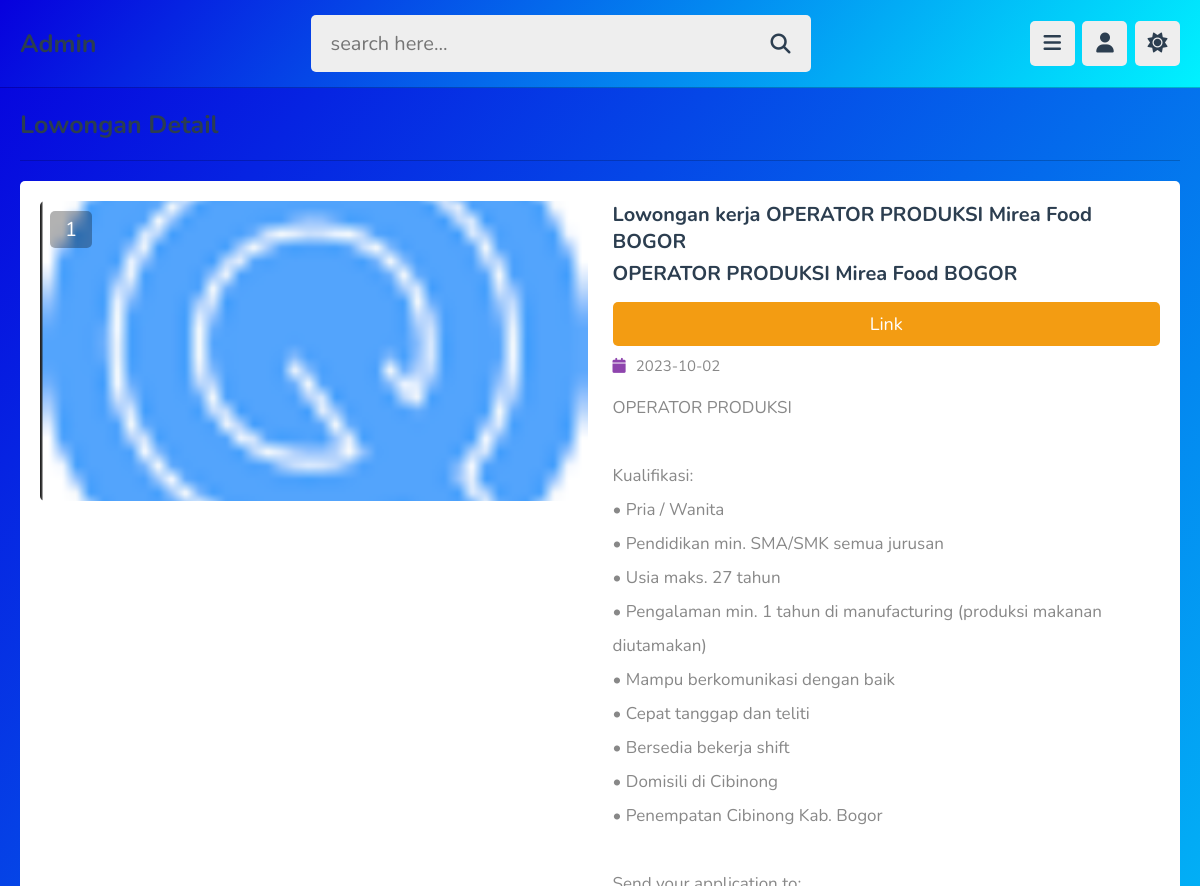
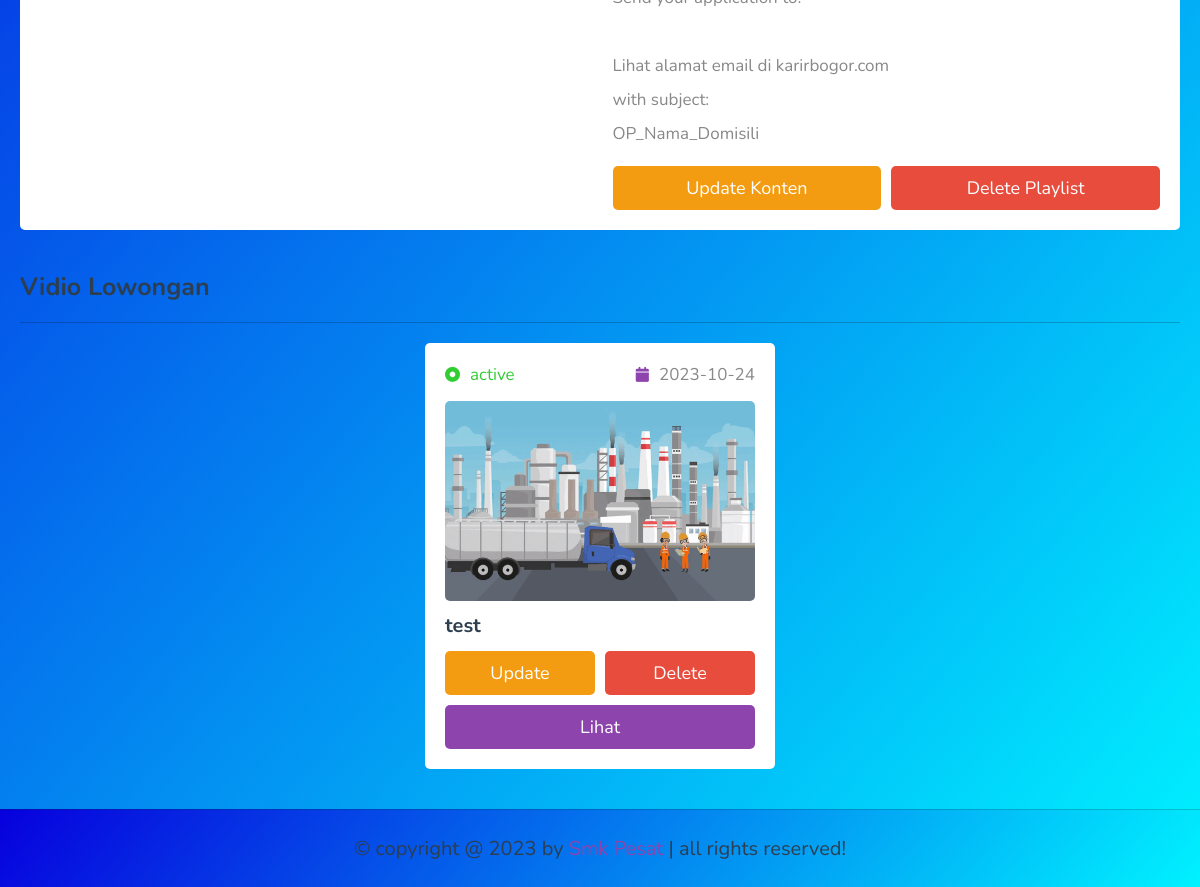
The app's page /admin/view_playlist.php?get_id=Udi66RYjp51KI2E7woQB (signed in) with its own data (2 pictures, top to bottom).
### tables this page shows
CREATE TABLE `playlist` (
  `id` varchar(20) NOT NULL,
  `tutor_id` varchar(20) NOT NULL,
  `title` varchar(100) NOT NULL,
  `link` varchar(255) NOT NULL,
  `tema` varchar(255) NOT NULL,
  `description` varchar(1000) NOT NULL,
  `thumb` varchar(100) NOT NULL,
  `date` date NOT NULL DEFAULT current_timestamp(),
  `status` varchar(20) NOT NULL DEFAULT 'deactive'
);

CREATE TABLE `content` (
  `id` varchar(20) NOT NULL,
  `tutor_id` varchar(20) NOT NULL,
  `playlist_id` varchar(20) NOT NULL,
  `title` varchar(100) NOT NULL,
  `yt` varchar(255) NOT NULL,
  `description` varchar(1000) NOT NULL,
  `video` varchar(100) NOT NULL,
  `thumb` varchar(100) NOT NULL,
  `date` date NOT NULL DEFAULT current_timestamp(),
  `status` varchar(20) NOT NULL DEFAULT 'deactive'
);

### admin/view_playlist.php (the view, shortened to what this page needs)
<?php
include '../components/connect.php';
if(isset($_COOKIE['tutor_id'])){
   $tutor_id = $_COOKIE['tutor_id'];
}else{
   $tutor_id = '';
   header('location:login.php');
}
if(isset($_GET['get_id'])){
   $get_id = $_GET['get_id'];
}else{
   $get_id = '';
   header('location:playlist.php');
}
?>
<!DOCTYPE html>
<html lang="en">
<head>
   <link rel="stylesheet" href="https://cdnjs.cloudflare.com/ajax/libs/font-awesome/6.2.0/css/all.min.css">
   <link rel="stylesheet" href="../css/admin_style.css">
</head>
<body>
<?php include '../components/admin_header.php'; ?>
<section class="playlist-details">
   <h1 class="heading">Lowongan detail</h1>
   <?php
      $select_playlist = $conn->prepare("SELECT * FROM `playlist` WHERE id = ? AND tutor_id = ?");
      $select_playlist->execute([$get_id, $tutor_id]);
      if($select_playlist->rowCount() > 0){
         while($fetch_playlist = $select_playlist->fetch(PDO::FETCH_ASSOC)){
            $playlist_id = $fetch_playlist['id'];
            $count_videos = $conn->prepare("SELECT * FROM `content` WHERE playlist_id = ?");
            $count_videos->execute([$playlist_id]);
            $total_videos = $count_videos->rowCount();
   ?>
   <div class="row">
      <div class="thumb">
         <span><?= $total_videos; ?></span>
         <img src="../uploaded_files/<?= $fetch_playlist['thumb']; ?>" alt="">
      </div>
      <div class="details">
         <h3 class="title"><?= $fetch_playlist['title']; ?></h3>
         <h3 class="title"><?= $fetch_playlist['tema']; ?></h3>
         <h3 class="link"><a href="<?= $fetch_playlist['link']; ?>"><button class="option-btn">Link</button></a></h3>
         <div class="date"><i class="fas fa-calendar"></i><span><?= $fetch_playlist['date']; ?></span></div>
         <div class="description"><?= $fetch_playlist['description']; ?></div>
         <form action="" method="post" class="flex-btn">
            <a href="update_playlist.php?get_id=<?= $playlist_id; ?>" class="option-btn">update konten</a>
            <input type="submit" value="delete playlist" class="delete-btn" onclick="return confirm('hapus konten?');" name="delete">
         </form>
      </div>
   </div>
   <?php
         }
      }else{
         echo '<p class="empty">no playlist found!</p>';
      }
   ?>
</section>
<section class="contents">
   <h1 class="heading">Vidio lowongan </h1>
   <div class="box-container">
   <?php
      $select_videos = $conn->prepare("SELECT * FROM `content` WHERE tutor_id = ? AND playlist_id = ?");
      $select_videos->execute([$tutor_id, $playlist_id]);
      if($select_videos->rowCount() > 0){
         while($fecth_videos = $select_videos->fetch(PDO::FETCH_ASSOC)){
            $video_id = $fecth_videos['id'];
   ?>
      <div class="box">
         <div class="flex">
            <div><i class="fas fa-dot-circle" style="<?php if($fecth_videos['status'] == 'active'){echo 'color:limegreen'; }else{echo 'color:red';} ?>"></i><span style="<?php if($fecth_videos['status'] == 'active'){echo 'color:limegreen'; }else{echo 'color:red';} ?>"><?= $fecth_videos['status']; ?></span></div>
            <div><i class="fas fa-calendar"></i><span><?= $fecth_videos['date']; ?></span></div>
         </div>
         <img src="../uploaded_files/<?= $fecth_videos['thumb']; ?>" class="thumb" alt="">
         <h3 class="title"><?= $fecth_videos['title']; ?></h3>
         <form action="" method="post" class="flex-btn">
            <a href="update_content.php?get_id=<?= $video_id; ?>" class="option-btn">update</a>
            <input type="submit" value="delete" class="delete-btn" onclick="return confirm('hapus vidio?');" name="delete_video">
         </form>
         <a href="view_content.php?get_id=<?= $video_id; ?>" class="btn">Lihat </a>
      </div>
   <?php
         }
      }else{
         echo '<p class="empty">Tidak ada vidio! <a href="add_content.php" class="btn" style="margin-top: 1.5rem;">Tambahkan vidio</a></p>';
      }
   ?>
   </div>
</section>
<?php include '../components/footer.php'; ?>
</body>
</html>

### css/admin_style.css (style rules this page uses)
:root { --main-color:#8e44ad; --red:#e74c3c; --oragen:#f39c12; --white:#fff; --black:#2c3e50; --light-color:#888; --light-bg:#eee; --border:.1rem solid rgba(0,0,0,.2); }
* { font-family: 'Nunito', sans-serif; margin: 0; padding: 0; box-sizing: border-box; outline: none; border: none; text-decoration: none; }
html { font-size: 62.5%; overflow-x: hidden; }
body { background-color: var(--light-bg); padding-left: 30rem; }
section { padding:2rem; max-width: 1200px; margin: 0 auto; }
.btn, .option-btn, .delete-btn, .inline-btn, .inline-option-btn, .inline-delete-btn { border-radius: .5rem; padding: 1rem 3rem; font-size: 1.8rem; color: #fff; margin-top: 1rem; text-transform: capitalize; cursor: pointer; text-align: center; }
.btn, .option-btn, .delete-btn { display: block; width: 100%; }
.btn, .inline-btn { background-color: var(--main-color); }
.option-btn, .inline-option-btn { background-color: var(--oragen); }
.delete-btn, .inline-delete-btn { background-color: var(--red); }
.flex-btn { display:flex; gap: 1rem; }
.heading { padding-bottom: 1.8rem; border-bottom: var(--border); font-size: 2.5rem; color: var(--black); text-transform: capitalize; margin-bottom: 2rem; }
.playlist-details .row { display: flex; gap: 2.5rem; flex-wrap: wrap; align-items: flex-start; background-color: var(--white); border-radius: .5rem; padding: 2rem; }
.playlist-details .row .thumb { flex: 1 1 40rem; height: 30rem; position: relative; }
.playlist-details .row .thumb img { height: 100%; width: 100%; border-radius: .5rem; object-fit: cover; }
.playlist-details .row .thumb span { background-color: rgba(0,0,0,.3); color: #fff; border-radius: .5rem; position: absolute; top: 1rem; left: 1rem; padding: .5rem 1.5rem; font-size: 2rem; }
.playlist-details .row .details { flex: 1 1 40rem; }
.playlist-details .row .details .date { font-size: 1.5rem; margin: 1rem 0; }
.playlist-details .row .details .date i { color: var(--main-color); margin-right: 1rem; }
.playlist-details .row .details .date span { color: var(--light-color); }
.playlist-details .row .details .title { font-size: 2rem; color: var(--black); padding-bottom: .5rem; }
.playlist-details .row .details .description { padding: .5rem 0; font-size: 1.7rem; color: var(--light-color); line-height: 2; white-space: pre-line; }
.contents .box-container { display: grid; grid-template-columns: repeat(auto-fit, 35rem); align-items: flex-start; justify-content: center; gap: 1.5rem; }
.contents .box-container .box { border-radius: .5rem; background-color: var(--white); padding: 2rem; overflow-x: hidden; }
.contents .box-container .box .thumb { height: 20rem; width: 100%; border-radius: .5rem; object-fit: cover; margin: 1rem 0; }
.contents .box-container .box .flex { display: flex; align-items: center; justify-content: space-between; gap: 1.5rem; margin-bottom: .5rem; }
.contents .box-container .box .flex i { font-size: 1.5rem; color: var(--main-color); margin-right: 1rem; }
.contents .box-container .box .flex span { color: var(--light-color); font-size: 1.7rem; }
.contents .box-container .box .title { font-size: 2rem; color: var(--black); line-height: 1.5; text-overflow: ellipsis; overflow-x: hidden; }
@media (max-width:1200px) { body { padding-left: 0; } }

### admin/view_playlist.php (style rules this page uses)
body { background-image: url(https://smkpesat.sch.id/wp-content/uploads/2020/06/BG-HomePage-High.png); background-image: linear-gradient(130deg, #0700dd 0%, #00f2ff 100%); }

### records on screen
playlist: total_videos "1", thumb (picture), title "Lowongan kerja OPERATOR PRODUKSI Mirea Food BOGOR", tema "OPERATOR PRODUKSI Mirea Food BOGOR", date "2023-10-02", description "OPERATOR PRODUKSI Kualifikasi: • Pria / Wanita • Pendidikan min. SMA/SMK semua jurusan • Usia maks. 27 tahun • Pengalaman min. 1 tahun di manufacturing (produksi makanan diutamakan) • Mampu berkomunikasi dengan baik • Cepat tanggap dan teliti • Bersedia bekerja shift • Domisili di Cibinong • Penempatan Cibinong Kab. Bogor Send your application to: Lihat alamat email di karirbogor.com with subject: OP_Nama_Domisili"
content: status "active", date "2023-10-24", thumb (picture), title "test"
